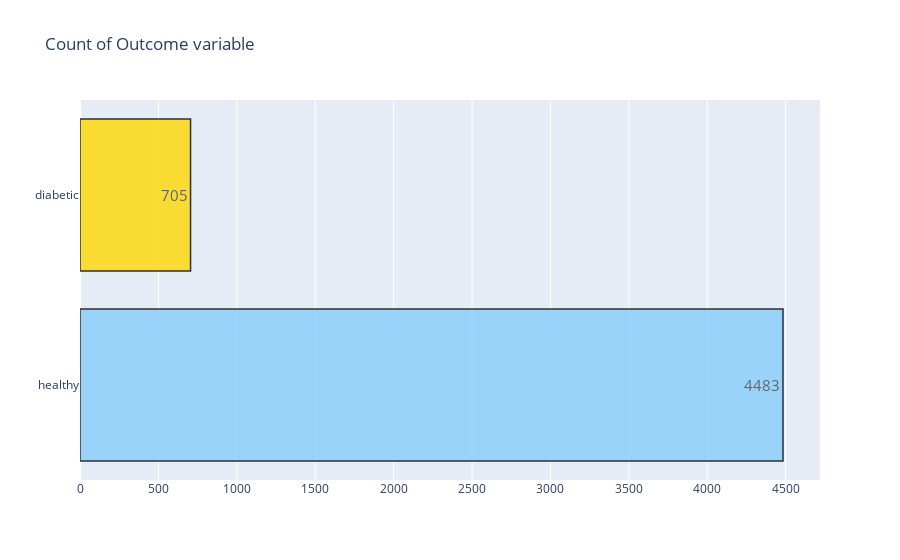
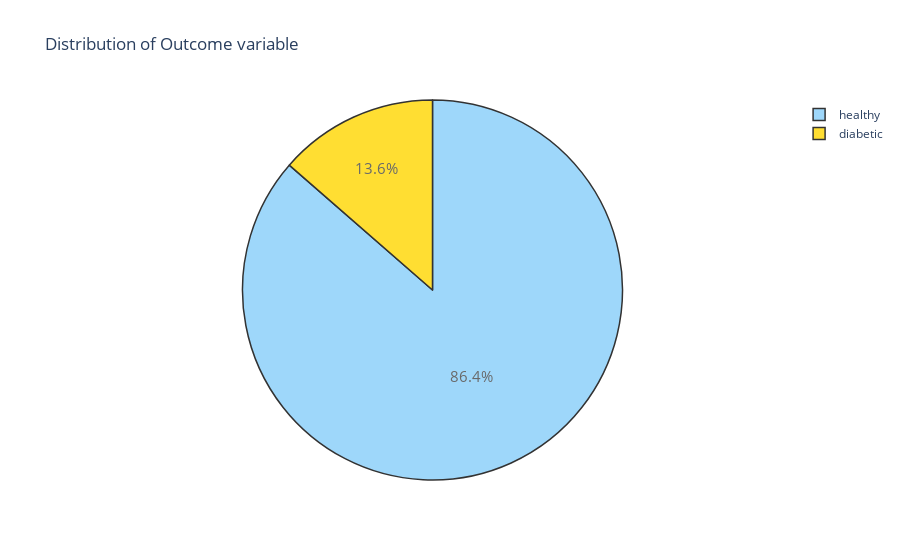

The notebook cell saved with these charts, in order:
### Code cell
target_count()
target_percent()

### Figure 1 — Plotly figure (JSON) as saved in the notebook; plotly's stock layout.template omitted (floating-point values rounded to 4 significant figures)
{"data": [{"marker": {"color": ["lightskyblue", "gold"], "line": {"color": "#000000", "width": 1.5}}, "opacity": 0.8, "orientation": "h", "text": ["4483", "705", "181"], "textfont": {"size": 15}, "textposition": "auto", "type": "bar", "x": [4483, 705, 181], "y": ["healthy", "diabetic"]}], "layout": {"title": {"text": "Count of Outcome variable"}}}

### Figure 2 — Plotly figure (JSON) as saved in the notebook; plotly's stock layout.template omitted (floating-point values rounded to 4 significant figures)
{"data": [{"labels": ["healthy", "diabetic"], "marker": {"colors": ["lightskyblue", "gold"], "line": {"color": "#000000", "width": 1.5}}, "opacity": 0.8, "textfont": {"size": 15}, "type": "pie", "values": [4483, 705, 181]}], "layout": {"title": {"text": "Distribution of Outcome variable"}}}
